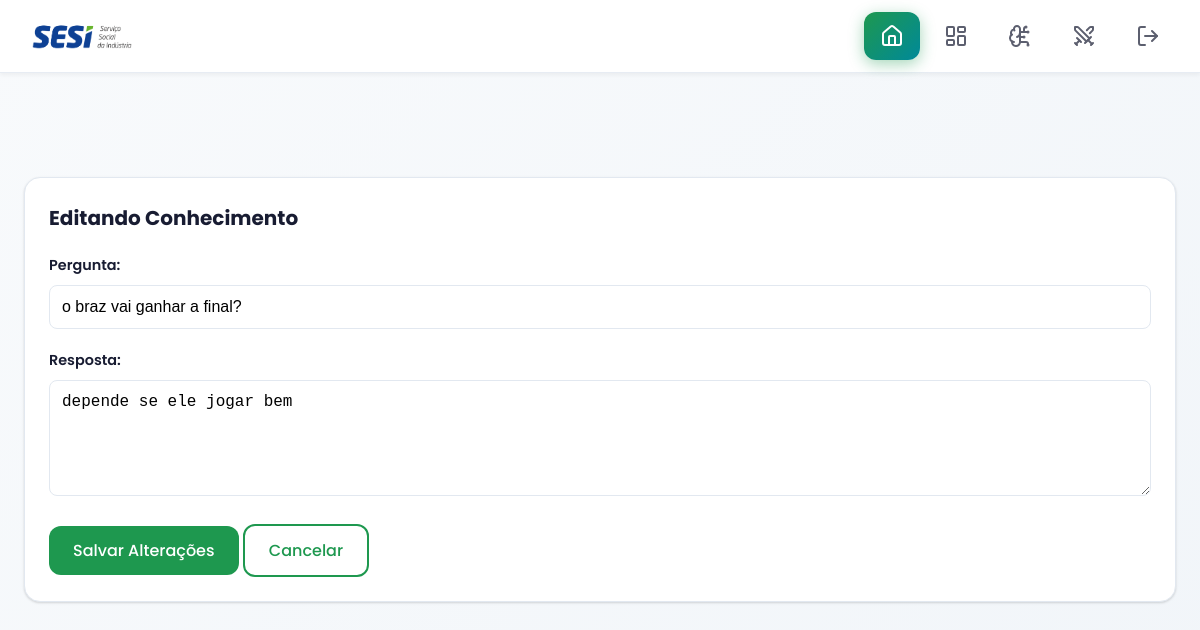
Screenshot of /gerenciar-ia/editar/3/ (signed in) with the database file from the repository.
### app/models.py (models this page shows, shortened)
class BaseConhecimento(models.Model):
    pergunta = models.CharField(max_length=255, unique=True)
    resposta = models.TextField()
    class Meta:
        verbose_name = "Base de Conhecimento"
        verbose_name_plural = "Bases de Conhecimento"

### app/views.py (the view, shortened to what this page needs)
# urls.py: path('gerenciar-ia/editar/<int:id>/', editar_conhecimento, name='editar_conhecimento'),
@staff_member_required(login_url='entrar')
def editar_conhecimento(request, id):
    item = BaseConhecimento.objects.get(id=id)
    context = {'item': item, 'active_page': 'gerenciar_ia'}
    return render(request, 'editar_conhecimento.html', context)

### app/templates/editar_conhecimento.html (shortened to what this page needs)
{% extends 'base.html' %}
{% block content %}
<div class="card">
    <h3>Editando Conhecimento</h3>
    <form method="POST" action="{% url 'editar_conhecimento' item.id %}">
        <div class="form-group">
            <label for="pergunta">Pergunta:</label>
            <input type="text" name="pergunta" class="form-control" value="{{ item.pergunta }}" required>
        </div>
        <div class="form-group">
            <label for="resposta">Resposta:</label>
            <textarea name="resposta" class="form-control" rows="5" required>{{ item.resposta }}</textarea>
        </div>
        <button type="submit" class="btn btn-primario">Salvar Alterações</button>
        <a href="{% url 'gerenciar_ia' %}" class="btn btn-secundario">Cancelar</a>
    </form>
</div>
{% endblock %}

### app/static/css/estilo.css (style rules this page uses)
:root { --cor-primaria: #1e984f; --cor-secundaria: #008999; --cor-alerta: #ffb701; --cor-erro: #e12229; --cor-texto: #181c32; --cor-fundo: #f5f8fa; --cor-branco: #ffffff; --cor-borda-suave: #eff2f5; }
* { margin: 0; padding: 0; box-sizing: border-box; }
body { font-family: 'Inter', sans-serif; background-color: var(--cor-fundo); color: var(--cor-texto); line-height: 1.6; }
h1, h2, h3, h4, h5, h6 { font-weight: 700; margin-bottom: 1rem; }
h3 { font-size: 1.25rem; }
a { color: var(--cor-primaria); text-decoration: none; transition: all 0.2s ease-in-out; }
.card { background-color: var(--cor-branco); border-radius: 12px; padding: 25px; box-shadow: 0 4px 12px rgba(0, 0, 0, 0.05); border: 1px solid var(--cor-borda-suave); transition: all 0.3s ease-in-out; }
.card h3 { margin-bottom: 20px; }
.btn { display: inline-block; padding: 12px 24px; border-radius: 8px; border: none; font-size: 1rem; font-weight: 600; text-align: center; cursor: pointer; text-decoration: none; transition: all 0.2s ease-in-out; }
.btn-primario { background-color: var(--cor-primaria); color: var(--cor-branco); }
.btn-secundario { background-color: transparent; color: var(--cor-primaria); border: 2px solid var(--cor-primaria); }
.form-group { margin-bottom: 20px; }
.form-group label { display: block; margin-bottom: 8px; font-weight: 600; font-size: 0.9rem; color: var(--cor-texto); }
.form-control { width: 100%; padding: 12px; border: 1px solid var(--cor-borda-suave); background-color: var(--cor-branco); border-radius: 8px; font-size: 1rem; transition: all 0.2s ease-in-out; }

### app/templates/base.html (style rules this page uses)
:root { --cor-primaria: #1e984f; --cor-secundaria: #008999; --cor-alerta: #ffb701; --cor-erro: #e12229; --cor-texto: #181c32; --cor-fundo: #f8fafc; --cor-branco: #ffffff; --cor-borda-suave: #e2e8f0; --sombra-suave: 0 1px 3px 0 rgba(0, 0, 0, 0.1), 0 1px 2px 0 rgba(0, 0, 0, 0.06); --sombra-elevada: 0 10px 15px -3px rgba(0, 0, 0, 0.1), 0 4px 6px -2px rgba(0, 0, 0, 0.05); }
body { font-family: 'Poppins', -apple-system, BlinkMacSystemFont, 'Segoe UI', Roboto, sans-serif; background: linear-gradient(135deg, #f8fafc 0%, #f1f5f9 100%); color: var(--cor-texto); line-height: 1.6; min-height: 100vh; }
.card { background: white; border-radius: 16px; padding: 24px; box-shadow: var(--sombra-suave); border: 1px solid var(--cor-borda-suave); transition: all 0.3s cubic-bezier(0.4, 0, 0.2, 1); }
.btn { font-family: 'Poppins', sans-serif; font-weight: 500; border-radius: 12px; transition: all 0.3s cubic-bezier(0.4, 0, 0.2, 1); }

### rows the page displays
BaseConhecimento: pergunta "o braz vai ganhar a final?", resposta "depende se ele jogar bem"
